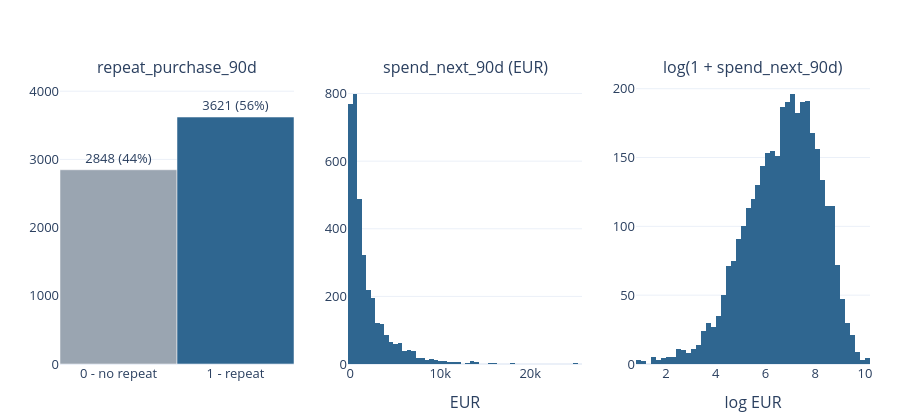

Source (notebook cell):
### Markdown cell above
## 2. The two targets

### Code cell
fig = make_subplots(rows=1, cols=3, subplot_titles=("repeat_purchase_90d", "spend_next_90d (EUR)",
                                                    "log(1 + spend_next_90d)"))
counts = df[TARGET].value_counts().sort_index()
fig.add_bar(x=["0 - no repeat", "1 - repeat"], y=counts.values, marker_color=[GREY, BLUE],
            text=[f"{v} ({v / len(df):.0%})" for v in counts.values], textposition="outside", row=1, col=1)

returned = df[df[TARGET] == 1]
fig.add_histogram(x=returned[SPEND].dropna(), nbinsx=60, marker_color=BLUE, row=1, col=2)
fig.add_histogram(x=np.log1p(returned[SPEND].dropna()), nbinsx=60, marker_color=BLUE, row=1, col=3)
fig.update_xaxes(title_text="EUR", row=1, col=2)
fig.update_xaxes(title_text="log EUR", row=1, col=3)
fig.update_yaxes(range=[0, counts.max() * 1.15], row=1, col=1)
fig.update_layout(showlegend=False, height=420)
fig.show()

print("Skewness raw:", round(returned[SPEND].skew(), 2), "| log:", round(np.log1p(returned[SPEND]).skew(), 2))
print("Spend present when target = 0:", df.loc[df[TARGET] == 0, SPEND].notna().sum())
print("Spend missing when target = 1:", returned[SPEND].isna().sum())

### Figure 1 — Plotly figure (JSON) as saved in the notebook; plotly's stock layout.template omitted (floating-point values rounded to 4 significant figures; data arrays with more than 128 entries replaced by an {"elided": "..."} marker saying what was removed)
{"data": [{"marker": {"color": ["#9aa5b1", "#2f6690"]}, "text": ["2848 (44%)", "3621 (56%)"], "textposition": "outside", "type": "bar", "x": ["0 - no repeat", "1 - repeat"], "xaxis": "x", "y": [2848, 3621], "yaxis": "y"}, {"marker": {"color": "#2f6690"}, "nbinsx": 60, "type": "histogram", "x": {"elided": "3560 float values"}, "xaxis": "x2", "yaxis": "y2"}, {"marker": {"color": "#2f6690"}, "nbinsx": 60, "type": "histogram", "x": {"elided": "3560 float values"}, "xaxis": "x3", "yaxis": "y3"}], "layout": {"annotations": [{"font": {"size": 16}, "showarrow": false, "text": "repeat_purchase_90d", "x": 0.1444, "xanchor": "center", "xref": "paper", "y": 1, "yanchor": "bottom", "yref": "paper"}, {"font": {"size": 16}, "showarrow": false, "text": "spend_next_90d (EUR)", "x": 0.5, "xanchor": "center", "xref": "paper", "y": 1, "yanchor": "bottom", "yref": "paper"}, {"font": {"size": 16}, "showarrow": false, "text": "log(1 + spend_next_90d)", "x": 0.8556, "xanchor": "center", "xref": "paper", "y": 1, "yanchor": "bottom", "yref": "paper"}], "height": 420, "showlegend": false, "xaxis": {"anchor": "y", "domain": [0, 0.2889]}, "xaxis2": {"anchor": "y2", "domain": [0.3556, 0.6444], "title": {"text": "EUR"}}, "xaxis3": {"anchor": "y3", "domain": [0.7111, 1], "title": {"text": "log EUR"}}, "yaxis": {"anchor": "x", "domain": [0, 1], "range": [0, 4164.0]}, "yaxis2": {"anchor": "x2", "domain": [0, 1]}, "yaxis3": {"anchor": "x3", "domain": [0, 1]}}}
